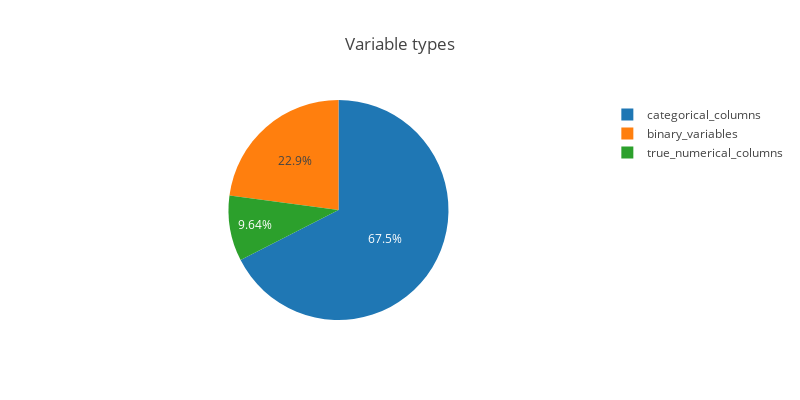

Notebook code for this chart:
### Code cell
variables = {
    'categorical_columns': len(categorical_columns),
    'binary_variables': len(binary_variables),
    'true_numerical_columns': len(true_numerical_columns)
}
pie_trace = go.Pie(labels=list(variables.keys()), values=list(variables.values()))
layout = dict(title= "Variable types", height=400, width=800)
fig = dict(data=[pie_trace], layout=layout)
iplot(fig)

### Figure 1 — Plotly figure (JSON) as saved in the notebook; plotly's stock layout.template omitted (floating-point values rounded to 4 significant figures)
{"data": [{"type": "pie", "labels": ["categorical_columns", "binary_variables", "true_numerical_columns"], "values": [56, 19, 8], "uid": "5ad620c3-2f6f-4f72-844a-ac2198b75c9a"}], "layout": {"width": 800, "title": {"text": "Variable types"}, "height": 400}}
